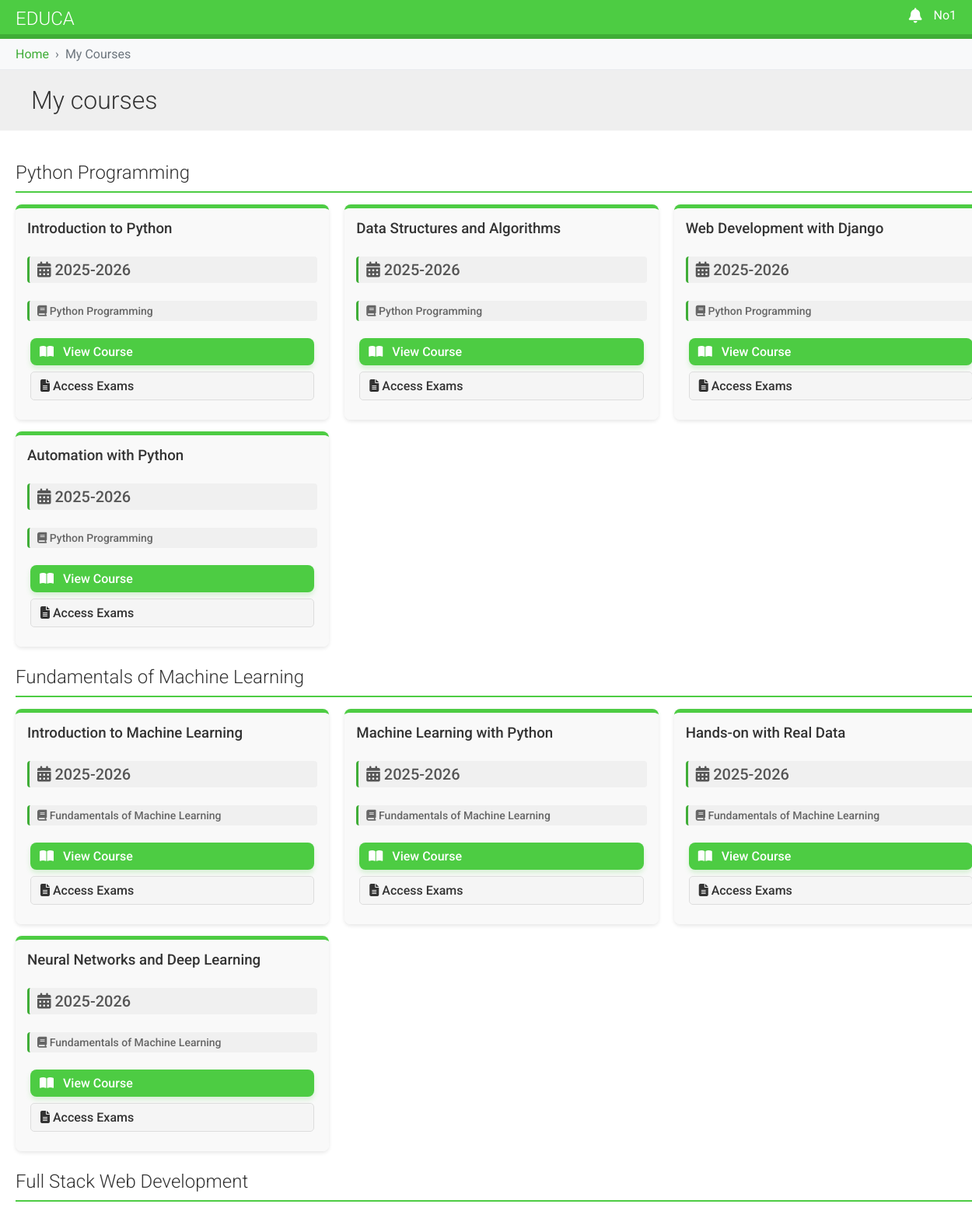
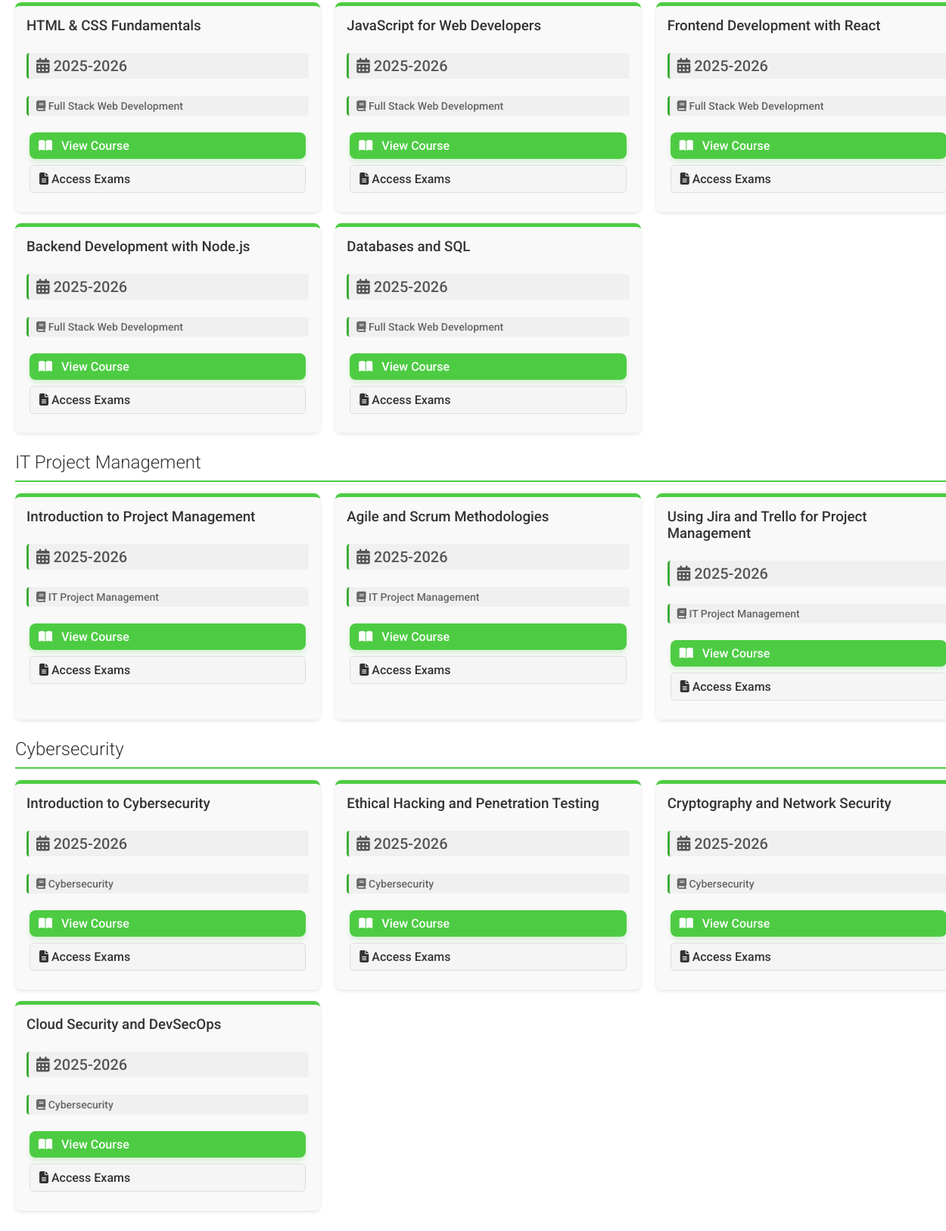
The page /students/courses/ (signed in) on the database its author committed (2 pictures, top to bottom).
### courses/models.py (models this page shows, shortened)
class Subject(models.Model):
    title = models.CharField(max_length=200)
    slug = models.SlugField(max_length=200, unique=True)
    description = models.TextField(blank=True)
    duration = models.TextField(blank=True)
    order = models.PositiveIntegerField(default=0,)
    class Meta:
        ordering = ['order']

class StudentCourseEnrollment(models.Model):
    student = models.ForeignKey(User, on_delete=models.CASCADE, related_name='student_enrollment')
    course = models.ForeignKey(Course, on_delete=models.CASCADE, related_name='course_enrollment')
    academic_year = models.ForeignKey(AcademicYear, on_delete=models.CASCADE, related_name='academic_year_enrollment')
    enrollment_date = models.DateTimeField(auto_now_add=True)
    class Meta:
        unique_together = ('student', 'course', 'academic_year')

class Course(models.Model):
    owners = models.ManyToManyField(User,
                                    related_name='courses_created',
                                    blank=True)
    subject = models.ForeignKey(Subject,
                                related_name='courses',
                                on_delete=models.CASCADE)
    title = models.CharField(max_length=200)
    slug = models.SlugField(max_length=200,
                            unique=True,
                            auto_created=True)
    overview = models.TextField()
    duration = models.TextField(blank=True)
    created = models.DateTimeField(auto_now_add=True) #set when new object is created
    price = models.DecimalField(max_digits=10,decimal_places=2, default=0)
    order = models.PositiveIntegerField(default=0,)
    class Meta:
        ordering = ['order'] # - means descending order

class AcademicYear(models.Model):
    name = models.CharField(max_length=9, help_text="Academic year in format YYYY-YYYY (e.g. 2024-2025)")
    start_date = models.DateField()
    end_date = models.DateField()
    is_current = models.BooleanField(default=False)
    class Meta:
        ordering = ['-start_date']

### students/views.py (the view)
class StudentCourseListView(LoginRequiredMixin, ListView):
    model = Course
    template_name = 'students/course/list.html'
    def get_queryset(self):
        enrollments = StudentCourseEnrollment.objects.filter(student=self.request.user)
        return Course.objects.filter(id__in=enrollments.values_list('course_id', flat=True))
    def get_context_data(self, **kwargs):
        context = super().get_context_data(**kwargs)
        enrollments = StudentCourseEnrollment.objects.filter(student=self.request.user
                                                             ).select_related('course', 'academic_year')
        enrollments_with_completion = []
        for enrollment in enrollments:
            completion = StudentCourseCompletion.objects.filter(enrollment=enrollment).first()
            enrollment.completion_status = completion
            enrollments_with_completion.append(enrollment)
        context['enrollments'] = enrollments_with_completion
        return context

### courses/context_processors.py (called while the page is built)
def is_instructor_processor(request):
    if request.user.is_authenticated:
        is_instructor = request.user.groups.filter(name="Instructors").exists()
    else:
        is_instructor = False
    return {"is_instructor": is_instructor}

### educa/context_processors.py (called while the page is built)
def notifications_processor(request):
    if request.user.is_authenticated:
        unread_notifications = Notification.objects.filter(user=request.user,
                                                           is_read=False).order_by('-created_at')[:5]
        unread_count = Notification.objects.filter(user=request.user,
                                                   is_read=False).count()
        return {
            'unread_notifications': unread_notifications,
            'unread_count': unread_count,
        }
    return {
        'unread_notifications': [],
        'unread_count': 0,
    }

### students/templates/students/course/list.html (shortened to what this page needs)
{% extends "base.html" %}
{% block content %}
    <h1>My courses</h1>
    <div class="student-courses-container">
        {% if enrollments %}
            {% regroup enrollments by course.subject as subject_list %}
            {% for subject in subject_list %}
                <div class="subject-section">
                    <h2 class="subject-title">{{ subject.grouper.title }}</h2>
                    <div class="course-grid">
                        {% for enrollment in subject.list %}
                            <div class="course-card {% if enrollment.academic_year.is_current %}current-course{% endif %}">
                                <div class="course-header">
                                    <h3>{{ enrollment.course.title }}</h3>
                                    <div class="course-meta">
                                        <div class="academic-year">
                                            <i class="fas fa-calendar-alt"></i> {{ enrollment.academic_year.name }}
                                        </div>
                                        <div class="subject-badge">
                                            <i class="fas fa-book"></i> {{ enrollment.course.subject.title }}
                                        </div>
                                    </div>
                                    <div class="course-actions">
                                        <a href="{% url 'student_course_detail' enrollment.course.id %}" class="btn {% if enrollment.academic_year.is_current %}btn-primary{% else %}btn-secondary{% endif %}">
                                            <i class="fas fa-book-open"></i> View Course
                                        </a>
                                        <a href="{% url 'student_exam_list' enrollment.course.id %}" class="btn btn-secondary">
                                            <i class="fas fa-file-alt"></i> Access Exams
                                        </a>
                                    </div>
                                </div>
                            </div>
                        {% endfor %}
                    </div>
                </div>
            {% endfor %}
        {% else %}
            <div class="empty-state">
                <p>You are not enrolled in any courses yet.</p>
                <a href="{% url 'course_list' %}" class="action-button primary">Browse courses</a>
            </div>
        {% endif %}
    </div>
{% endblock %}

### courses/templates/base.html (shortened to what this page needs)
{% load static %}
<!DOCTYPE html>
<html>
<head>
    <link href="{% static "css/base.css" %}" rel="stylesheet">
    <link rel="stylesheet" href="https://cdnjs.cloudflare.com/ajax/libs/font-awesome/6.4.0/css/all.min.css">
</head>
<body>
<div id="header">
    <a href="/" class="logo">Educa</a>
    <ul class="menu">
        {% if request.user.is_authenticated %}
            <li class="notification-dropdown">
                <a class="dropdown" href="#">
                    <i class="fas fa-bell notification-bell"></i>
                </a>
            </li>
            <li class="profile-dropdown">
                <a class="dropdown" href="">{{ request.user.username }}</a>
            </li>
        {% else %}
            <li><a href="{% url "login" %}">Sign in</a></li>
            <li><a href="{% url 'student_registration' %}">Register</a></li>
        {% endif %}
    </ul>
</div>
<div id="breadcrumbs">
    <div class="container">
        <ul class="breadcrumb">
            {% block breadcrumbs %}
                {% for crumb in breadcrumbs %}
                    {% if not forloop.last %}
                        <li><a href="{{ crumb.url }}">{{ crumb.name }}</a></li>
                    {% else %}
                        <li class="active">{{ crumb.name }}</li>
                    {% endif %}
                {% endfor %}
            {% endblock %}
        </ul>
    </div>
</div>
<div id="content" class="{% block content_class %}block-layout{% endblock %}">
    {% block content %}
    {% endblock %}
</div>
</body>
</html>

### courses/static/css/base.css (style rules this page uses)
html { width: 100%; max-width: 100%; overflow-x: hidden; margin: 0; padding: 0; }
body { margin: 0; font-family: 'Roboto', sans-serif; font-weight: 400; color: #333; width: 100%; grid-template-columns: auto auto; }
a { color: #3fad37; text-decoration: none; }
ul { float: none; }
h1, h2, h3, h4, h5, h6 { font-family: 'Roboto', sans-serif; font-weight: 300; }
h1 { background: #efefef; width: 100%; overflow: auto; padding: 20px 0 20px 40px; margin: 0; grid-row: 1; grid-column: 1 / span2; }
#header { background: #4dcc43; overflow: visible; padding: 10px 20px; border-bottom: 6px solid #3fad37; width: 100%; box-sizing: border-box; position: relative; left: 0; right: 0; margin: 0; min-height: 50px; }
#header .logo { text-decoration: none; font-family: 'Roboto', sans-serif; font-weight: 300; text-transform: uppercase; font-size: 24px; color: #fff; float: left; }
#header a { color: #fff; }
#header .menu { list-style: none; float: right; margin: 0; padding: 0; display: flex; gap: 15px; }
.btn { padding: 8px 12px; margin: 4px; cursor: pointer; text-decoration: none; color: white; border: none; text-wrap: nowrap; border-radius: 5px; font-size: 16px; font-weight: 500; transition: all 0.3s ease; }
.btn-primary { background-color: #4dcc43; color: white; border-radius: 8px; box-shadow: 0 4px 6px rgba(77, 204, 67, 0.2); transition: all 0.3s ease; }
.btn-secondary { background-color: #6c757d; }
#breadcrumbs { background-color: #f8f9fa; padding: 10px 20px; border-bottom: 1px solid #e9ecef; width: 100%; box-sizing: border-box; }
.breadcrumb { list-style: none; margin: 0; padding: 0; display: flex; flex-wrap: wrap; }
.breadcrumb li { display: inline-flex; align-items: center; margin: 0; padding: 0; }
.breadcrumb li:not(:last-child)::after { content: "›"; margin: 0 8px; color: #6c757d; }
.breadcrumb li a { color: #3fad37; text-decoration: none; }
.breadcrumb li.active { color: #6c757d; }
.notification-dropdown { position: relative; text-align: right; }
.notification-bell { font-size: 1.2em; display: inline-block; }
.dropdown { position: relative; }
li.profile-dropdown { position: relative; text-align: right; }
.btn-primary i { margin-right: 8px; }
.btn-secondary { background-color: #f5f5f5; color: #333; border: 1px solid #ddd; }
.course-grid { display: grid; grid-template-columns: repeat(auto-fill, minmax(300px, 1fr)); gap: 20px; margin-bottom: 30px; }
.course-card { border-radius: 8px; overflow: hidden; transition: transform 0.3s ease, box-shadow 0.3s ease; background: white; box-shadow: 0 2px 5px rgba(0, 0, 0, 0.1); height: 100%; }
.course-header { padding: 15px; border-bottom: 1px solid #f0f0f0; background: #f9f9f9; height: inherit; }
.course-header h3 { margin: 0 0 10px 0; font-weight: 500; }
.subject-badge { display: inline-block; border-radius: 4px; font-size: 12px; font-weight: 500; }
.subject-title { color: #333; font-size: 24px; margin-bottom: 15px; padding-bottom: 10px; border-bottom: 2px solid #4dcc43; }
.student-courses-container { padding: 20px; width: 100%; }
.student-courses-container .course-card { position: relative; border-top: 5px solid #e0e0e0; }
.academic-year { display: inline-block; background: #f0f0f0; color: #666; padding: 5px 10px; border-radius: 4px; font-size: 14px; margin-top: 5px; }
.student-courses-container .academic-year { border-left: 3px solid #3fad37; font-weight: 500; }
.course-actions { display: flex; flex-direction: column; }
.subject-section { margin-bottom: 30px; }
.student-courses-container .course-card.current-course { border-top: 5px solid #4dcc43; }
.student-courses-container .course-meta { display: flex; flex-direction: column; gap: 8px; margin: 10px 0; }
.student-courses-container .subject-badge { background: #f0f0f0; color: #666; padding: 5px 10px; font-size: 14px; border-left: 3px solid #3fad37; }
.academic-year { font-size: 20px; margin: 15px 0; color: #555; }

### rows shown on the page
Subject: grouper "Python Programming"
StudentCourseEnrollment: course "Introduction to Python", academic_year.name "2025-2026", course.subject "Python Programming"
StudentCourseEnrollment: course "Data Structures and Algorithms", academic_year.name "2025-2026", course.subject "Python Programming"
StudentCourseEnrollment: course "Web Development with Django", academic_year.name "2025-2026", course.subject "Python Programming"
StudentCourseEnrollment: course "Automation with Python", academic_year.name "2025-2026", course.subject "Python Programming"
Subject: grouper "Fundamentals of Machine Learning"
StudentCourseEnrollment: course "Introduction to Machine Learning", academic_year.name "2025-2026", course.subject "Fundamentals of Machine Learning"
StudentCourseEnrollment: course "Machine Learning with Python", academic_year.name "2025-2026", course.subject "Fundamentals of Machine Learning"
StudentCourseEnrollment: course "Hands-on with Real Data", academic_year.name "2025-2026", course.subject "Fundamentals of Machine Learning"
StudentCourseEnrollment: course "Neural Networks and Deep Learning", academic_year.name "2025-2026", course.subject "Fundamentals of Machine Learning"
Subject: grouper "Full Stack Web Development"
StudentCourseEnrollment: course "HTML & CSS Fundamentals", academic_year.name "2025-2026", course.subject "Full Stack Web Development"
StudentCourseEnrollment: course "JavaScript for Web Developers", academic_year.name "2025-2026", course.subject "Full Stack Web Development"
StudentCourseEnrollment: course "Frontend Development with React", academic_year.name "2025-2026", course.subject "Full Stack Web Development"
StudentCourseEnrollment: course "Backend Development with Node.js", academic_year.name "2025-2026", course.subject "Full Stack Web Development"
StudentCourseEnrollment: course "Databases and SQL", academic_year.name "2025-2026", course.subject "Full Stack Web Development"
Subject: grouper "IT Project Management"
StudentCourseEnrollment: course "Introduction to Project Management", academic_year.name "2025-2026", course.subject "IT Project Management"
StudentCourseEnrollment: course "Agile and Scrum Methodologies", academic_year.name "2025-2026", course.subject "IT Project Management"
StudentCourseEnrollment: course "Using Jira and Trello for Project Management", academic_year.name "2025-2026", course.subject "IT Project Management"
Subject: grouper "Cybersecurity"
StudentCourseEnrollment: course "Introduction to Cybersecurity", academic_year.name "2025-2026", course.subject "Cybersecurity"
StudentCourseEnrollment: course "Ethical Hacking and Penetration Testing", academic_year.name "2025-2026", course.subject "Cybersecurity"
StudentCourseEnrollment: course "Cryptography and Network Security", academic_year.name "2025-2026", course.subject "Cybersecurity"
StudentCourseEnrollment: course "Cloud Security and DevSecOps", academic_year.name "2025-2026", course.subject "Cybersecurity"

### other values the page prints
{{ request.user.username }} "No1"
{{ crumb.name }} "Home"
{{ crumb.name }} "My Courses"
